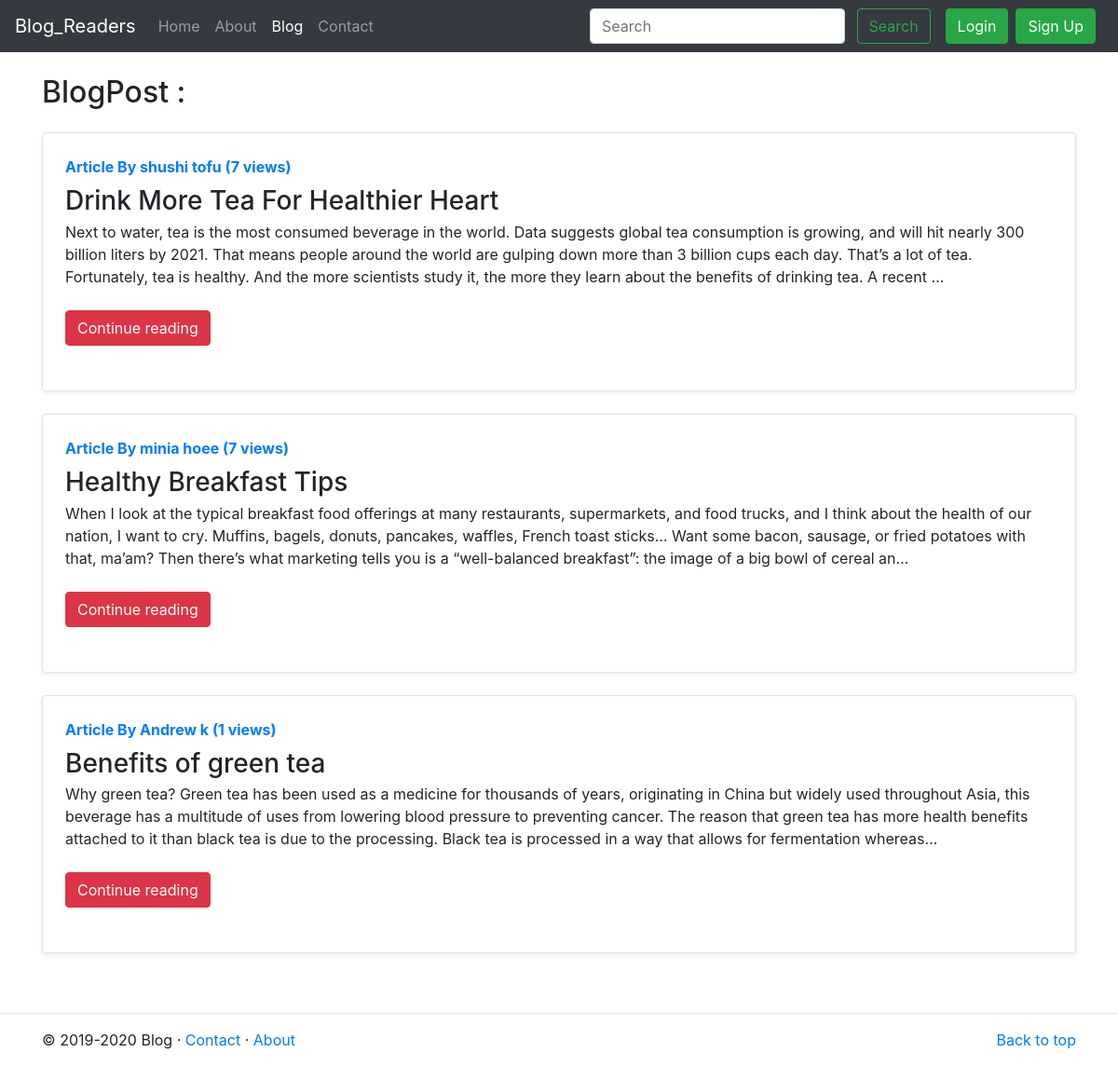
Screenshot of /blog/ with the database file from the repository.
### blog/models.py (models this page shows, shortened)
class Post(models.Model):
    sno =models.AutoField(primary_key=True)
    title=models.CharField(max_length=100)
    author=models.CharField(max_length=15)
    content=models.TextField()
    slug=models.CharField(max_length=100)
    views =models.IntegerField(default=0)
    timeStamp=models.DateTimeField(blank=True)

### blog/views.py (the view)
# urls.py: path('', views.blogHome,name='blogHome'),
def blogHome(request):
    allPosts = Post.objects.all()
    context = {'allPosts': allPosts}
    return render(request,'blog/blogHome.html',context)

### templates/blog/blogHome.html (shortened to what this page needs)
{% extends 'base.html' %}
{% block blogactive %} active {% endblock %}
{% block body %}
<div class="container my-3">
    <h2 class="my-4">BlogPost : </h2>
    {% for post in allPosts %}
    <div class="row no-gutters border rounded overflow-hidden flex-md-row mb-4 shadow-sm h-md-250 position-relative my-4">
        <div class="col p-4 d-flex flex-column position-static">
            <strong class="d-inline-block mb-2 text-primary">Article By {{post.author}} ({{post.views}} views)</strong>
            <h3 class="mb-0">{{post.title}}</h3>
            <p class="card-text mb-auto">{{post.content|truncatechars:400}}</p>
            <div class="my-4">
                <a href="/blog/{{post.slug}}" role="button" class="btn btn-danger">Continue reading</a>
            </div>
        </div>
    </div>
    {% endfor %}
</div>
{% endblock %}

### templates/base.html (shortened to what this page needs)
<!doctype html>
<html lang="en">
<head>
    <link rel="stylesheet" href="https://stackpath.bootstrapcdn.com/bootstrap/4.5.0/css/bootstrap.min.css"
>
</head>
<body>
    <nav class="navbar navbar-expand-lg navbar-dark bg-dark">
        <a class="navbar-brand" href="/">Blog_Readers</a>
        <div class="collapse navbar-collapse" id="navbarSupportedContent">
            <ul class="navbar-nav mr-auto">
                <li class="nav-item {% block homeactive %}{% endblock %}">
                    <a class="nav-link" href="/">Home <span class="sr-only">(current)</span></a>
                </li>
                <li class="nav-item {% block aboutactive %}{% endblock %}">
                    <a class="nav-link" href="/about">About</a>
                </li>
                <li class="nav-item {% block blogactive %}{% endblock %}">
                    <a class="nav-link" href="/blog">Blog</a>
                </li>
                <li class="nav-item {% block contactactive %}{% endblock %}">
                    <a class="nav-link" href="/contact">Contact</a>
                </li>
            </ul>
            <div class="ml-auto form-inline">
            <form method="GET" action="/search" class="my-2 my-lg-0 mx-3">
                <input class="form-control mr-sm-2" type="search" placeholder="Search" aria-label="Search" name="query"
                    id="query">
                <button class="btn btn-outline-success my-2 my-sm-0" type="submit">Search</button>
            </form>
            {% if user.is_authenticated %}
            <ul class="navbar-nav mr-2 ">
                <li class="nav-item dropdown">
                    <a class="nav-link dropdown-toggle" href="#" id="navbarDropdown" role="button" data-toggle="dropdown" aria-haspopup="true" aria-expanded="false">
                      welcome {{request.user}}
                    </a>
                    <div class="dropdown-menu" aria-labelledby="navbarDropdown">
                      <a class="dropdown-item" href="/logout">Logout</a>
                    </div>
                  </li>
            </ul>
            {% else %}
            <button type="button" class="btn btn-success mr-2" data-toggle="modal" data-target="#loginModal">
                Login
            </button>
            <button type="button" class="btn btn-success mr-2" data-toggle="modal" data-target="#signupModal">
                Sign Up
            </button>
            {% endif %}
        </div>
        </div>
    </nav>
    {% block body %}
    {% endblock %}
    <br>
    <hr>
    <footer class="container">
        <p class="float-right"><a href="/">Back to top</a></p>
        <p>&copy; 2019-2020 Blog &middot;    <a href="/contact">Contact</a> &middot; <a href="#">About</a></p>
      </footer>
</body>
</html>

### rows the page displays
Post: author "shushi tofu", views "7", title "Drink More Tea For Healthier Heart", content "Next to water, tea is the most consumed beverage in the world. Data suggests global tea consumption is growing, and will hit nearly 300 billion liters by 2021. That means people around the world are gulping down more than 3 billion cups each day. That’s a lot of tea. Fortunately, tea is healthy. And the more scientists study it, the more they learn about the benefits of drinking tea. A recent …"
Post: author "minia hoee", views "7", title "Healthy Breakfast Tips", content "When I look at the typical breakfast food offerings at many restaurants, supermarkets, and food trucks, and I think about the health of our nation, I want to cry. Muffins, bagels, donuts, pancakes, waffles, French toast sticks… Want some bacon, sausage, or fried potatoes with that, ma’am? Then there’s what marketing tells you is a “well-balanced breakfast”: the image of a big bowl of cereal an…"
Post: author "Andrew k", views "1", title "Benefits of green tea", content "Why green tea? Green tea has been used as a medicine for thousands of years, originating in China but widely used throughout Asia, this beverage has a multitude of uses from lowering blood pressure to preventing cancer. The reason that green tea has more health benefits attached to it than black tea is due to the processing. Black tea is processed in a way that allows for fermentation whereas…"
